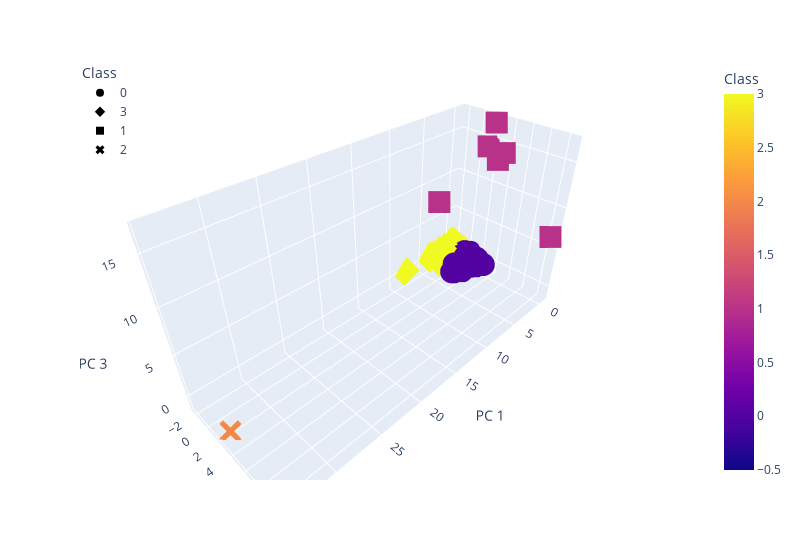

The notebook cell this image was saved under:
### Markdown cell above
### Visualizing Results

#### 3D-Scatter with Clusters

### Code cell
# Create a 3D-Scatter with the PCA data and the clusters
fig = px.scatter_3d(
    clustered_df,
    x="PC 1",
    y="PC 2",
    z="PC 3",
    color="Class",
    symbol="Class",
    hover_name="CoinName",
    hover_data=["Algorithm"],
    width=800,
)
fig.update_layout(legend=dict(x=0, y=1))
fig.show()

### Figure 1 — Plotly figure (JSON) as saved in the notebook; plotly's stock layout.template omitted (floating-point values rounded to 4 significant figures; data arrays with more than 128 entries replaced by an {"elided": "..."} marker saying what was removed)
{"data": [{"customdata": {"elided": "286x1 str values"}, "hovertemplate": "<b>%{hovertext}</b><br><br>Class=%{marker.color}<br>PC 1=%{x}<br>PC 2=%{y}<br>PC 3=%{z}<br>Algorithm=%{customdata[0]}<extra></extra>", "hovertext": {"elided": "286 str values"}, "legendgroup": "0", "marker": {"color": {"elided": "286 int values"}, "coloraxis": "coloraxis", "symbol": "circle"}, "mode": "markers", "name": "0", "scene": "scene", "showlegend": true, "type": "scatter3d", "x": {"elided": "286 float values"}, "y": {"elided": "286 float values"}, "z": {"elided": "286 float values"}}, {"customdata": {"elided": "239x1 str values"}, "hovertemplate": "<b>%{hovertext}</b><br><br>Class=%{marker.color}<br>PC 1=%{x}<br>PC 2=%{y}<br>PC 3=%{z}<br>Algorithm=%{customdata[0]}<extra></extra>", "hovertext": {"elided": "239 str values"}, "legendgroup": "3", "marker": {"color": {"elided": "239 int values"}, "coloraxis": "coloraxis", "symbol": "diamond"}, "mode": "markers", "name": "3", "scene": "scene", "showlegend": true, "type": "scatter3d", "x": {"elided": "239 float values"}, "y": {"elided": "239 float values"}, "z": {"elided": "239 float values"}}, {"customdata": [["VeChainThor Authority"], ["Proof-of-BibleHash"], ["SHA-256 + Hive"], ["Proof-of-Authority"], ["ECC 256K1"], ["Leased POS"]], "hovertemplate": "<b>%{hovertext}</b><br><br>Class=%{marker.color}<br>PC 1=%{x}<br>PC 2=%{y}<br>PC 3=%{z}<br>Algorithm=%{customdata[0]}<extra></extra>", "hovertext": ["Vechain", "BiblePay", "LitecoinCash", "Poa Network", "Acute Angle Cloud", "Waves"], "legendgroup": "1", "marker": {"color": [1, 1, 1, 1, 1, 1], "coloraxis": "coloraxis", "symbol": "square"}, "mode": "markers", "name": "1", "scene": "scene", "showlegend": true, "type": "scatter3d", "x": [4.292, -0.1769, -0.3984, -0.4286, -0.1539, -0.4608], "y": [-0.8102, 3.898, 3.036, 2.302, 10.76, 1.635], "z": [8.439, 14.24, 13.15, 17.01, 6.984, 14.25]}, {"customdata": [["TRC10"]], "hovertemplate": "<b>%{hovertext}</b><br><br>Class=%{marker.color}<br>PC 1=%{x}<br>PC 2=%{y}<br>PC 3=%{z}<br>Algorithm=%{customdata[0]}<extra></extra>", "hovertext": ["BitTorrent"], "legendgroup": "2", "marker": {"color": [2], "coloraxis": "coloraxis", "symbol": "x"}, "mode": "markers", "name": "2", "scene": "scene", "showlegend": true, "type": "scatter3d", "x": [34.08], "y": [2.189], "z": [-1.178]}], "layout": {"coloraxis": {"colorbar": {"title": {"text": "Class"}}, "colorscale": [[0, "#0d0887"], [0.1111, "#46039f"], [0.2222, "#7201a8"], [0.3333, "#9c179e"], [0.4444, "#bd3786"], [0.5556, "#d8576b"], [0.6667, "#ed7953"], [0.7778, "#fb9f3a"], [0.8889, "#fdca26"], [1, "#f0f921"]]}, "legend": {"title": {"text": "Class"}, "tracegroupgap": 0, "x": 0, "y": 1}, "margin": {"t": 60}, "scene": {"domain": {"x": [0, 1], "y": [0, 1]}, "xaxis": {"title": {"text": "PC 1"}}, "yaxis": {"title": {"text": "PC 2"}}, "zaxis": {"title": {"text": "PC 3"}}}, "width": 800}}
